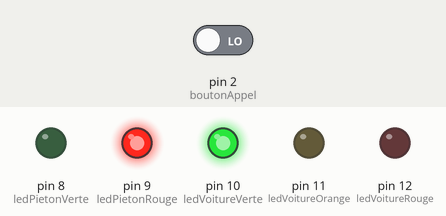
Simulated run of this sketch. Board: Arduino Uno, built with avr-gcc and run on an emulated ATmega328P. Shown: output pins drawn as LEDs (lit = HIGH). Inputs (shaded band) come from the test bench; at power-on: pin 2 (boutonAppel) LOW.

Above: at 11.1 s.
18.1 s: pin 2 (boutonAppel) driven HIGH
At 21.8 s:
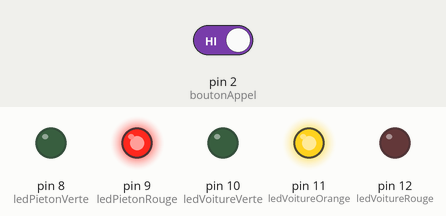
At 22.8 s:
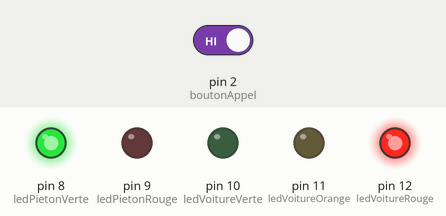
32.1 s: pin 2 (boutonAppel) driven LOW
At 41.3 s:
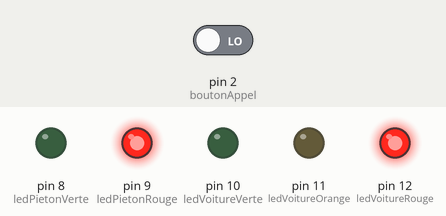
Timing chart, 0 to 50.5 s (numbered marks = the images above; inputs shaded):
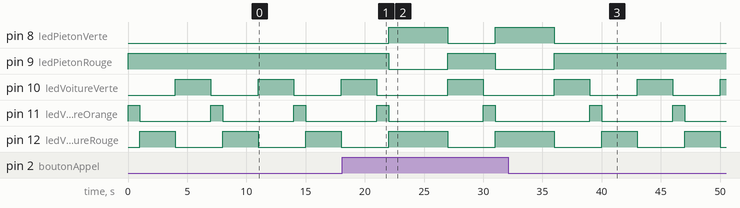

The sketch:

FeuTricolore.ino
```cpp
// (licence header left out)
/* Feu Voiture */
// Les 3 diodes : chaqu'une sur sa broche.
const int ledVoitureVerte = 10; // On Branche la diode Verte sur la broche 10
const int ledVoitureOrange = 11; // On Branche la diode Orange sur la broche 11
const int ledVoitureRouge = 12; // On Branche la diode Rouge sur la broche 12
/* Feu Pieton */
// Les 2 diodes : chaqu'une sur sa broche.
const int ledPietonVerte = 8; // On Branche la diode Verte sur la broche 8
const int ledPietonRouge = 9; // On Branche la diode Rouge sur la broche 9
// Le Bouton d'appel sur sa broche
const int boutonAppel = 2; // On Branche le bouton d'Appel piéton sur la broche 2

// Variables indiquant l'état du bouton lors de la dernière lecture
int boutonEtat = 0;

// Routine d'initialisation (ne s'exécute qu'une fois au démarage).
void setup() {
  // Les broches sur les quelles sont branchées les diodes doivent etre des sorties
  pinMode(ledVoitureVerte, OUTPUT); // Broche de la diode Verte en sortie
  pinMode(ledVoitureOrange, OUTPUT); // Broche de la diode Orange en sortie
  pinMode(ledVoitureRouge, OUTPUT); // Broche de la diode Rouge en sortie
  pinMode(ledPietonVerte, OUTPUT); // Broche de la diode Verte en sortie
  pinMode(ledPietonRouge, OUTPUT); // Broche de la diode Rouge en sortie
  // Le bouton d'appel est une entrée :
  pinMode(boutonAppel, INPUT); // Broche du bouton en entrée

  // On initialise le feu (dans la vraie vie : orange clignotant et piéton au rouge !)
  digitalWrite(ledVoitureVerte, LOW);    // éteint la diode Verte
  digitalWrite(ledVoitureOrange, HIGH);    // Allume la diode Orange
  digitalWrite(ledVoitureRouge, LOW);    // éteint la diode Rouge
  digitalWrite(ledPietonVerte, LOW);    // éteint la diode Verte
  digitalWrite(ledPietonRouge, HIGH);    // Allume la diode Rouge
}


// Boucle infinie (exécutée encore et encore).
void loop() {

/*
 * Passe le feu au Orange
 */
  digitalWrite(ledVoitureVerte, LOW);   // éteint la diode Verte
  digitalWrite(ledVoitureOrange, HIGH);    // Allume la diode Orange
  delay(1000);               // On attend 1 seconde

/*
 * Passe le feu au Rouge
 */
  digitalWrite(ledVoitureOrange, LOW);    // éteint la diode Orange
  digitalWrite(ledVoitureRouge, HIGH);   // Allume la diode Rouge

/*
 * Vérifie si le passage piéton a été demandé
 */
  if (boutonEtat == HIGH) { // le bouton a été appuyé
    // On allume le feu piéton au vert pendant 5s
    digitalWrite(ledPietonRouge, LOW);
    digitalWrite(ledPietonVerte, HIGH);
    delay(5000);

    // On remet le feu piéton au rouge
    digitalWrite(ledPietonRouge, HIGH);
    digitalWrite(ledPietonVerte, LOW);
  } else { // le passage piéton n'a pas été demandé
    // Fonctionnement normal
  delay(3000);               // On attend 3 secondes
  }

/*
 * Passe le feu au Vert
 */
  digitalWrite(ledVoitureRouge, LOW);    // éteint la diode Rouge
  digitalWrite(ledVoitureVerte, HIGH);   // Allume la diode Verte
  delay(3000);               // On attend 3 secondes

/*
 * Enregistrement de l'état du bouton d'appel
 * On lit la valeur de la broche, et on la stoque dans sa variable.
 * Se serait plus clair d'utiliser une valeur booléenne, mais on a pas encore vu ça...
 * Ce serait plus propre avec une fonction lireEtat() mais on a pas vu ça non plus...
 * Ce serait plus élégant d'utiliser une intéruption, mais là, c'est pour dans longtemps !
 */
  boutonEtat = digitalRead(boutonAppel);
}
```

Measured:
- after the input at 18.1 s, pin 8 (ledPietonVerte): LOW → HIGH after 3.9 s, → LOW 5.0 s later, → HIGH 4.0 s later; pin 9 (ledPietonRouge): HIGH → LOW after 3.9 s, → HIGH 5.0 s later, → LOW 4.0 s later; pin 11 (ledVoitureOrange): LOW → HIGH after 11.9 s, → LOW 1.0 s later
- after the input at 32.1 s, pin 8 (ledPietonVerte): goes on until 36.0 s, then stays LOW; pin 9 (ledPietonRouge): goes on until 36.0 s, then stays HIGH
- by itself, pin 10 (ledVoitureVerte), pin 12 (ledVoitureRouge): alternates HIGH for 3.0 s and LOW for 4.0 s
- by itself, pin 11 (ledVoitureOrange): alternates HIGH for 1.0 s and LOW for 6.0 s
